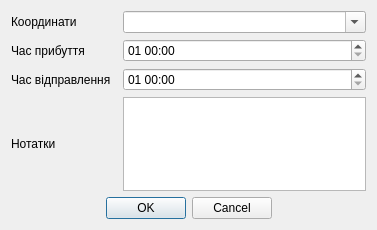
<?xml version="1.0" encoding="UTF-8"?>
<ui version="4.0">
 <class>NewRoute_StopoverWindow</class>
 <widget class="QDialog" name="NewRoute_StopoverWindow">
  <property name="windowModality">
   <enum>Qt::WindowModal</enum>
  </property>
  <property name="geometry">
   <rect>
    <x>0</x>
    <y>0</y>
    <width>377</width>
    <height>230</height>
   </rect>
  </property>
  <property name="windowTitle">
   <string>Новий маршрут : зупинка</string>
  </property>
  <property name="modal">
   <bool>true</bool>
  </property>
  <layout class="QGridLayout" name="gridLayout">
   <item row="4" column="0">
    <widget class="QLabel" name="newroute_newstopover_notes_lb">
     <property name="text">
      <string>Нотатки</string>
     </property>
    </widget>
   </item>
   <item row="4" column="2">
    <widget class="QTextEdit" name="newroute_newstopover_notes_textEdit"/>
   </item>
   <item row="3" column="2">
    <widget class="QDateTimeEdit" name="newroute_newstopover_pdepature_time_dateTimeEdit">
     <property name="minimumDate">
      <date>
       <year>1792</year>
       <month>9</month>
       <day>15</day>
      </date>
     </property>
     <property name="displayFormat">
      <string>dd HH:mm</string>
     </property>
    </widget>
   </item>
   <item row="2" column="0">
    <widget class="QLabel" name="newroute_newstopover_parrival_lb">
     <property name="text">
      <string>Час прибуття</string>
     </property>
    </widget>
   </item>
   <item row="0" column="0">
    <widget class="QLabel" name="newroute_newstopover_coordinates_lb">
     <property name="text">
      <string>Координати</string>
     </property>
    </widget>
   </item>
   <item row="3" column="0">
    <widget class="QLabel" name="newroute_newstopover_pdepature_lb">
     <property name="text">
      <string>Час відправлення</string>
     </property>
    </widget>
   </item>
   <item row="2" column="2">
    <widget class="QDateTimeEdit" name="newroute_newstopover_parrival_time_dateTimeEdit">
     <property name="displayFormat">
      <string>dd HH:mm</string>
     </property>
    </widget>
   </item>
   <item row="6" column="0" colspan="3">
    <layout class="QHBoxLayout" name="horizontalLayout">
     <item>
      <spacer name="horizontalSpacer">
       <property name="orientation">
        <enum>Qt::Horizontal</enum>
       </property>
       <property name="sizeHint" stdset="0">
        <size>
         <width>40</width>
         <height>20</height>
        </size>
       </property>
      </spacer>
     </item>
     <item>
      <widget class="QDialogButtonBox" name="newroute_newstopover_submit_buttonBox">
       <property name="standardButtons">
        <set>QDialogButtonBox::Cancel|QDialogButtonBox::Ok</set>
       </property>
      </widget>
     </item>
     <item>
      <spacer name="horizontalSpacer_3">
       <property name="orientation">
        <enum>Qt::Horizontal</enum>
       </property>
       <property name="sizeHint" stdset="0">
        <size>
         <width>40</width>
         <height>20</height>
        </size>
       </property>
      </spacer>
     </item>
    </layout>
   </item>
   <item row="0" column="2">
    <widget class="QComboBox" name="newroute_newstopover_comboBox">
     <property name="editable">
      <bool>true</bool>
     </property>
    </widget>
   </item>
  </layout>
 </widget>
 <resources/>
 <connections/>
</ui>
